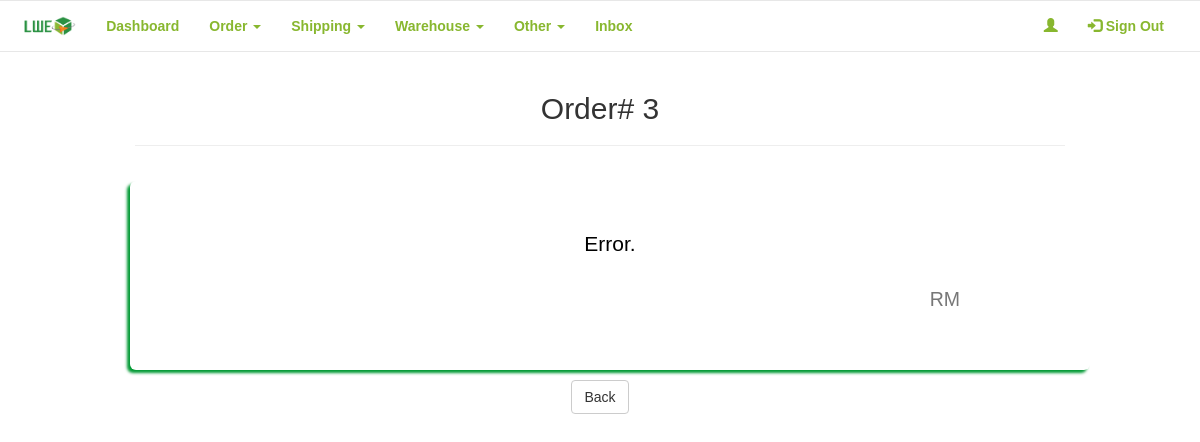
The app's page /LWE_Buy/admin/orderhview.php?order_id=3, older data.
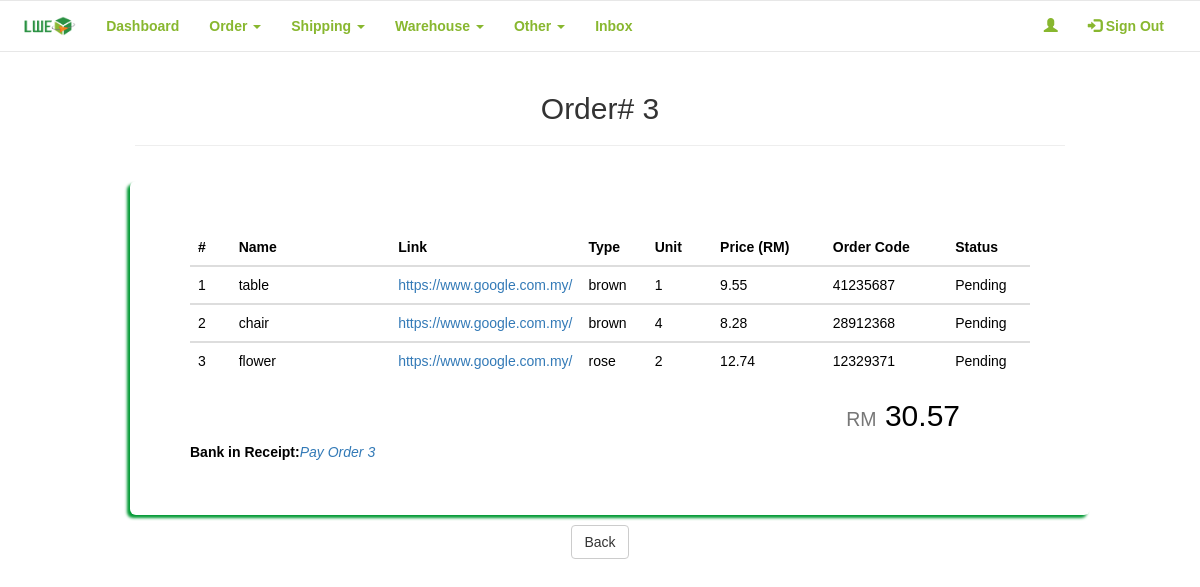
The same page, newer data.
### tables this page shows
CREATE TABLE IF NOT EXISTS `order_item` (
  `oi_id` int(11) NOT NULL,
  `order_id` int(11) NOT NULL,
  `name` varchar(50) NOT NULL,
  `link` varchar(255) NOT NULL,
  `type` varchar(50) NOT NULL,
  `unit` int(15) NOT NULL,
  `remark` varchar(255) DEFAULT NULL,
  `price` decimal(10,2) DEFAULT NULL,
  `statuss` varchar(15) DEFAULT NULL,
  `order_code` varchar(25) DEFAULT NULL,
  `datetimes` timestamp NOT NULL DEFAULT CURRENT_TIMESTAMP ON UPDATE CURRENT_TIMESTAMP
);

CREATE TABLE IF NOT EXISTS `payment` (
  `p_id` int(11) NOT NULL,
  `user_id` int(11) NOT NULL,
  `datetime` timestamp NOT NULL DEFAULT CURRENT_TIMESTAMP ON UPDATE CURRENT_TIMESTAMP,
  `title` varchar(45) NOT NULL,
  `amount` decimal(10,2) DEFAULT NULL,
  `file` varchar(150) NOT NULL,
  `type` varchar(30) DEFAULT NULL,
  `status` varchar(20) NOT NULL,
  `from_order` int(11) DEFAULT NULL,
  `from_shipping` int(11) DEFAULT NULL
);

### LWE_Buy/admin/orderhview.php (the view, shortened to what the changed rows need)
<?php
require_once '../connection/config.php';
$order_id = $_GET['order_id'];
$counter = 0;
$query1 = "SELECT *
            FROM order_item
            WHERE order_id='$order_id'";
$result1 = mysqli_query($con, $query1);
$query2 = "SELECT *
            FROM payment
            WHERE from_order='$order_id'";
$result2 = mysqli_query($con, $query2);
$results2 = mysqli_fetch_assoc($result2);
?>
<!DOCTYPE html>
<html data-ng-app="myApp">
    <head>
        <link rel="stylesheet" href="https://maxcdn.bootstrapcdn.com/bootstrap/3.3.7/css/bootstrap.min.css">
        <link href="../frameworks/css/style.css" rel="stylesheet"/>
    </head>
    <body>
        <center>
            <div class="container">
                <h2>Order# <?php echo $order_id; ?></h2>
            </div>
            <section class="content">
                <div class="container">
                    <div class="row">
                        <form action="#">
                            <div class="col-xs-12 col-md-12 col-lg-12 jumbotron">
                                <?php
                                    if(mysqli_num_rows($result1) > 0)
                                    {
                                    ?>
                                    <table class="table thead-bordered table-hover">
                                        <thead>
                                            <tr>
                                                <th>#</th>
                                                <th>Name</th>
                                                <th>Link</th>
                                                <th>Type</th>
                                                <th>Unit</th>
                                                <th>Price (RM)</th>
                                                <th>Order Code</th>
                                                <th>Status</th>
                                            </tr>
                                        </thead>
                                        <?php
                                            while($row = mysqli_fetch_array($result1))
                                            {
                                                $counter++;
                                            ?>
                                            <tbody>
                                                <tr>
                                                    <td width="5%"><?php echo $counter; ?></td>
                                                    <td width="20%"><?php echo $row['name']; ?></td>
                                                    <td width="20%"><a href="<?php echo $row['link']; ?>" target="_blank"><?php echo $row['link']; ?></a></td>
                                                    <td width="8%"><?php echo $row['type']; ?></td>
                                                    <td width="8%"><?php echo $row['unit']; ?></td>
                                                    <td width="14%"><?php echo $row['price']; ?></td>
                                                    <td width="15%"><?php echo $row['order_code']; ?></td>
                                                    <td width="10%"><?php echo $row['statuss']; ?></td>
                                                </tr>
                                            </tbody>
                                            <?php
                                        }
                                    }else{
                                        ?>
                                            <p>Error.</p>
                                        <?php
                                    }
                                ?>
                                </table>
                                <?php
                                    $result = mysqli_query($con, "SELECT sum(price) FROM order_item WHERE order_id= $order_id") or die(mysqli_error($con));
                                    while ($rows = mysqli_fetch_array($result)) {
                                ?>
                                <h2 style="text-align: right; padding-right: 70px;"><small>RM</small> <?php echo $rows['sum(price)']; ?></h2>
                                <?php
                                    }
                                ?>
                                <?php
                                    if($results2 > 0){
                                        ?>
                                            <tfoot>
                                                <tr>
                                                    <td>
                                                        <label style="float: left;">Bank in Receipt:</label> <em style="float:left;">
                                                        <a href="#" class="pop">
                                                            <img src="../resources/img/receipts/<?php echo $results2['file']; ?>" style="width: 0px; height: 0px;"><?php echo $results2['title']; ?>
                                                        </a></em>
                                                    </td>
                                                </tr>
                                            </tfoot>
                                        <?php
                                    }else{
                                    }
                                ?>
                            </div>
                        </form>
                    </div>
                </div>
            </section>
        </center>
    </body>
</html>

Row changes from the older to the newer data that the page shows:
added order_item: name "table", link "https://www.google.com.my/", type "brown", unit "1", price "9.55", order_code "41235687", statuss "Pending"
added order_item: name "chair", link "https://www.google.com.my/", type "brown", unit "4", price "8.28", order_code "28912368", statuss "Pending"
added order_item: name "flower", link "https://www.google.com.my/", type "rose", unit "2", price "12.74", order_code "12329371", statuss "Pending"
added payment: title "Pay Order 3"
Text that changed along with them:
text no longer shown: "Error."
text now shown: "# Name Link Type Unit Price (RM) Order Code Status Bank in Receipt:"
new list line: "RM 30.57"
list line gone: "RM"
